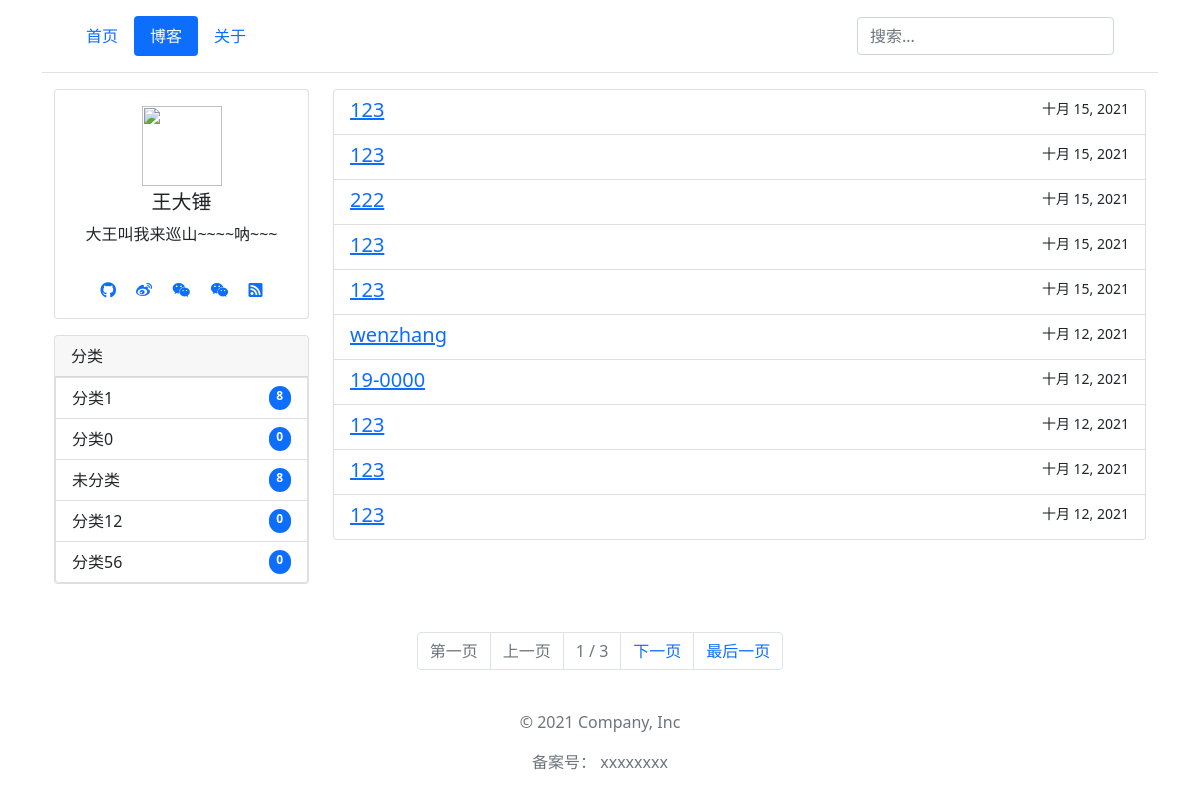
/blog, run on an earlier commit of the app's database.
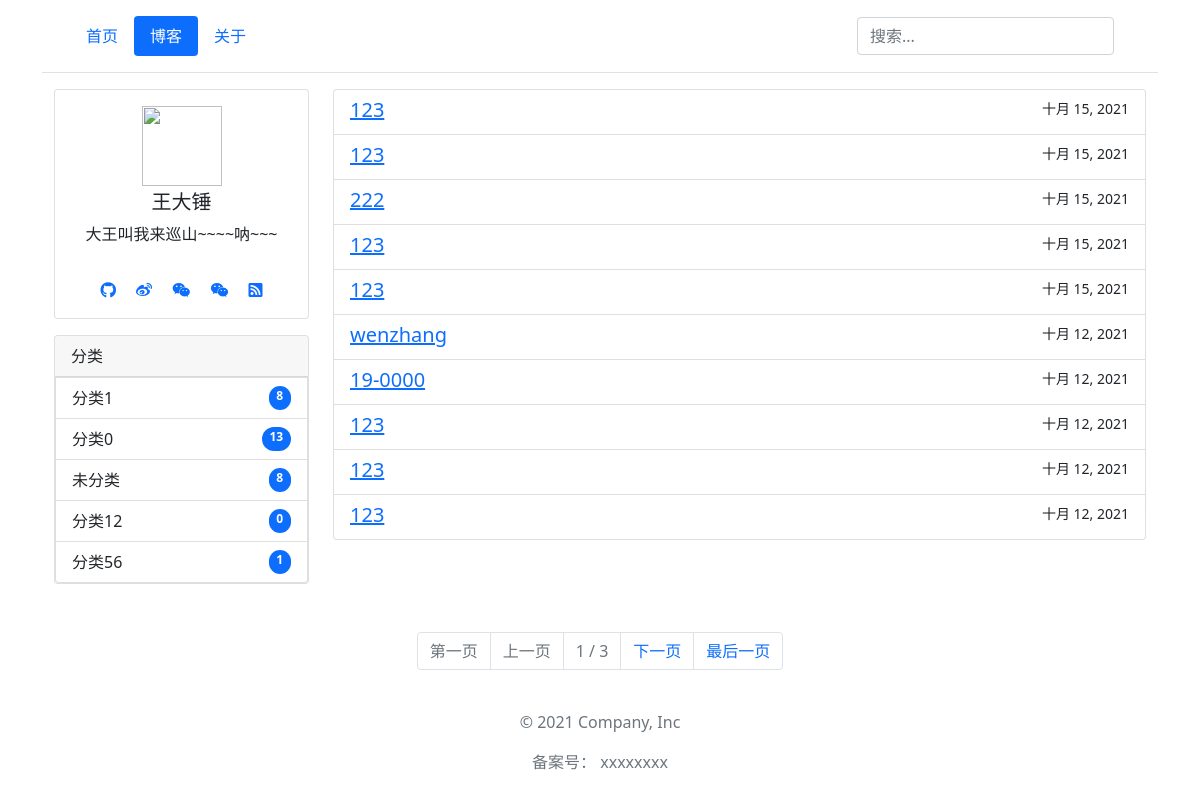
And on a later commit of the database.
### blog/models.py (models this page shows, shortened)
class Category(models.Model):
    name = models.CharField('分类名', max_length=64)
    sort = models.SmallIntegerField('权重', default=0, help_text="数字越大，排名越靠前")
    article_count = models.IntegerField('文章数', default=0, help_text="该分类下，有多少篇文章")
    created = models.DateTimeField(verbose_name='添加时间', auto_now_add=True)
    modified = models.DateTimeField(verbose_name='修改时间', default=timezone.now)
    def get_absolute_url(self):
        return reverse('category-detail', kwargs={'pk': self.pk})
    class Meta:  # 按sort排序
        ordering = ['-sort']
        verbose_name = "分类"
        verbose_name_plural = verbose_name

### blog/views.py (the view)
# urls.py: path('blog', ArticleListView.as_view(), name="article-list"),
class ArticleListView(ListView):
    paginate_by = 10
    def get_queryset(self):
        pk = self.kwargs.get("pk", None)
        q = self.request.GET.get('q', None)  # 搜索关键词
        if pk:
            articles = Article.get_public_article().filter(category=pk)
        else:
            articles = Article.get_public_article()
        if q:
            articles = articles.filter(Q(title__contains=q) | Q(content_markdown__contains=q))
        return articles
    def get_context_data(self, **kwargs):
        context = super().get_context_data(**kwargs)
        context['SITE_CONFIG'] = settings.SITE_CONFIG  # 网站配置信息
        context['category'] = Category.objects.all()  # 网站分类
        context['q'] = self.request.GET.get('q', None)  # 搜索关键词
        category_id = self.kwargs.get("pk", None)   # 分类id
        if category_id:
            context['category_item'] = Category.objects.get(pk=category_id)
        return context

### blog/models.py (called while the page is built)
    def get_absolute_url(self):
        return reverse('article-detail', kwargs={'pk': self.pk})

    @staticmethod
    def get_public_article():
        return Article.objects.filter(is_public=True)

### templates/blog/article_list.html (shortened to what this page needs)
{% extends "base.html" %}
{% block content %}
<div class="container">
  <div class="row">
    <div class="col-3 d-none d-md-block">
     <div class="row">
         <div class="col">
             {% include 'user_info.html' %}
         </div>
     </div>
          <div class="row mt-3">
         <div class="col">
             {% include 'category.html' %}
         </div>
     </div>
    </div>
    <div class="col">
      <ul class="list-group">
        {% for article in object_list %}
            <li class="list-group-item list-group-item-action">
                <div class="d-flex w-100 justify-content-between">
                    <h5 class="mb-1">
                        <a target="_blank" href="{{ article.get_absolute_url }}"> {{ article.title }}</a>
                    </h5>
                    <small>{{ article.created|date }}</small>
                </div>
            </li>
    {% empty %}
        <li>内容为空。</li>
    {% endfor %}
    </ul>
    </div>
  </div>
</div>
<nav aria-label="Page navigation" class="mt-5">
  <ul class="pagination justify-content-center">
    {% if page_obj.has_previous %}
        <li class="page-item"><a class="page-link" href="?page=1">第一页</a></li>
        <li class="page-item"><a class="page-link" href="?page={{ page_obj.previous_page_number }}">上一页</a></li>
    {% else %}
        <li class="page-item disabled"><a class="page-link" href="#">第一页</a></li>
        <li class="page-item disabled"><a class="page-link" href="#">上一页</a></li>
    {% endif %}
 <li class="page-item disabled">
      <a class="page-link">  {{ page_obj.number }} / {{ page_obj.paginator.num_pages }}</a>
    </li>
    {% if page_obj.has_next %}
        <li class="page-item"><a class="page-link" href="?page={{ page_obj.next_page_number }}">下一页</a></li>
        <li class="page-item"><a class="page-link" href="?page={{ page_obj.paginator.num_pages }}">最后一页</a></li>
    {% else %}
        <li class="page-item disabled"><a class="page-link" href="#">下一页</a></li>
        <li class="page-item disabled"><a class="page-link" href="#">最后一页</a></li>
    {% endif %}
  </ul>
</nav>
{% endblock %}

### templates/category.html
<div class="card"  >
  <div class="card-header">
    分类
  </div>
    {% for item in category %}
<a href="{{ item.get_absolute_url }}" class="list-group-item list-group-item-action {% if request.path == item.get_absolute_url %}active{% endif %}" >
    <div class="d-flex w-100 justify-content-between">
   {{ item.name }}
    <span class="badge bg-primary rounded-pill">{{ item.article_count }}</span>
    </div>
  </a>
{% empty %}
    啥都没有
{% endfor %}
</div>

What changed in the data, as far as the page shows it:
changed Category "分类0": article_count "0" → "13"
changed Category "分类56": article_count "0" → "1"
